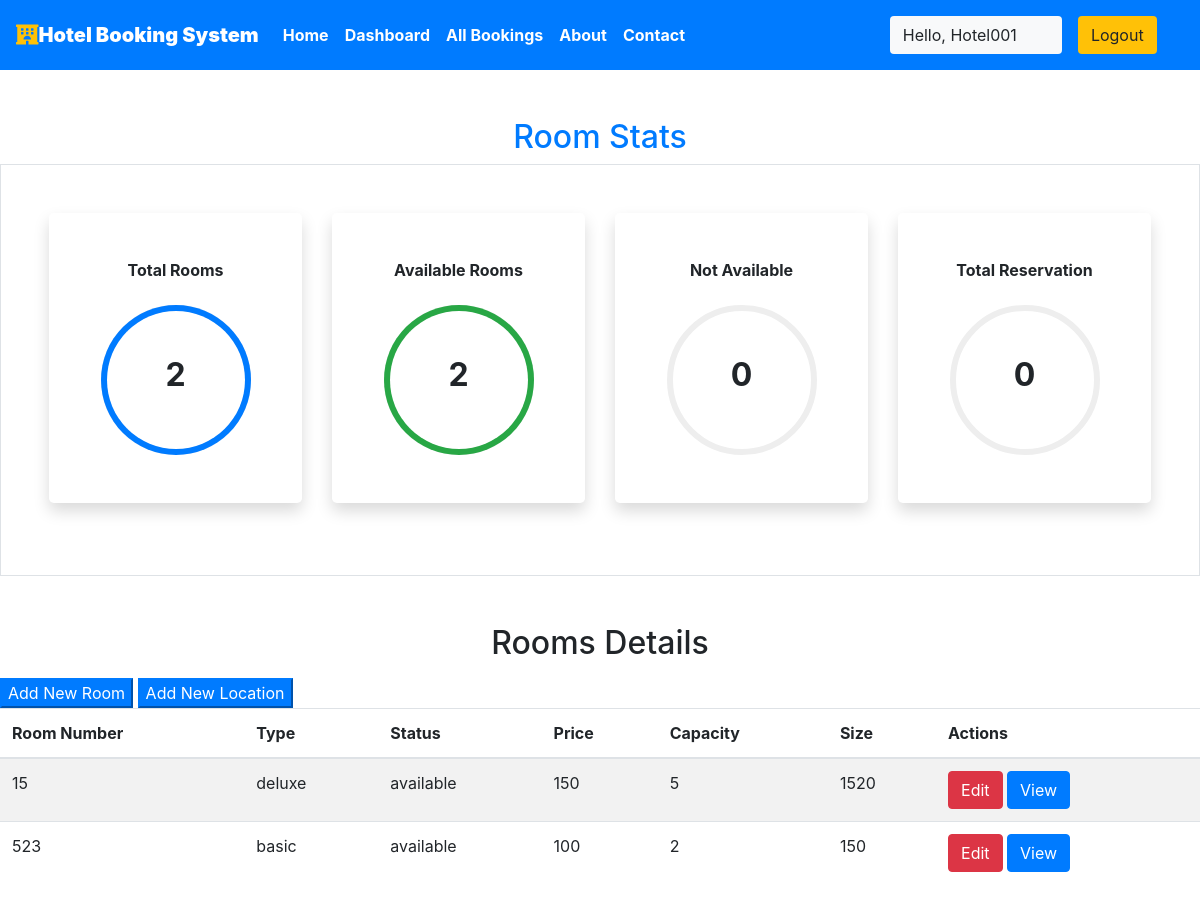
Page /staff/panel (signed in) on the committed database.
### HotelApp/models.py (models this page shows, shortened)
class Rooms(models.Model):
    ROOM_STATUS = (
    ("1", "available"),
    ("2", "not available"),
    )
    ROOM_TYPE = (
    ("1", "premium"),
    ("2", "deluxe"),
    ("3","basic"),
    )
    room_type = models.CharField(max_length=50,choices = ROOM_TYPE)
    capacity = models.IntegerField()
    price = models.IntegerField()
    size = models.IntegerField()
    hotel = models.ForeignKey(Hotels, on_delete = models.CASCADE)
    status = models.CharField(choices =ROOM_STATUS,max_length = 15)
    roomnumber = models.IntegerField()

### HotelApp/views.py (the view)
# urls.py: path('staff/panel', views.panel,name="staffpanel"),
@login_required(login_url='/staff')
def panel(request):
    if request.user.is_staff == False:
        return HttpResponse('Access Denied')
    rooms = Rooms.objects.all()
    total_rooms = len(rooms)
    available_rooms = len(Rooms.objects.all().filter(status='1'))
    unavailable_rooms = len(Rooms.objects.all().filter(status='2'))
    reserved = len(Reservation.objects.all())
    hotel = Hotels.objects.values_list('location','id').distinct().order_by()
    response = render(request,'staff/panel.html',{'location':hotel,'reserved':reserved,'rooms':rooms,'total_rooms':total_rooms,'available':available_rooms,'unavailable':unavailable_rooms})
    return HttpResponse(response)

### HotelApp/templatetags/app_tags.py (called while the page is built)
@register.filter
def percentage(value1,value2=100):
    return int(value1)/int(value2)*100

### templates/staff/panel.html (shortened to what this page needs)
{% extends 'basic.html' %} {% block title %} staff panel {% endblock title %}  {% block body %}
<section class="my-5 ">
    {%load app_tags%}
    <h2 class="text-center text-primary">Room Stats</h2>
    <div class="container-fluid px-5 py-5 border">
        <div class="row">
            <div class="col-xl-3 col-lg-6 col-sm-12 mb-4 ">
                <div class="bg-white rounded-lg p-5 shadow">
                    <h2 class="h6 font-weight-bold text-center mb-4">Total Rooms</h2>
                    <div class="progress mx-auto" data-value={{ total_rooms|percentage:total_rooms}}>
                        <span class="progress-left">
                                    <span class="progress-bar border-primary"></span>
                        </span>
                        <span class="progress-right">
                                    <span class="progress-bar border-primary"></span>
                        </span>
                        <div class="progress-value w-100 h-100 rounded-circle d-flex align-items-center justify-content-center">
                            <div class="h2 font-weight-bold">{{ total_rooms}}</div>
                        </div>
                    </div>
                </div>
            </div>
            <div class="col-xl-3 col-lg-6 col-sm-12 mb-4">
                <div class="bg-white rounded-lg p-5 shadow">
                    <h2 class="h6 font-weight-bold text-center mb-4">Available Rooms</h2>
                    <div class="progress mx-auto" data-value={{ available|percentage:total_rooms}}>
                        <span class="progress-left">
                                    <span class="progress-bar border-success"></span>
                        </span>
                        <span class="progress-right">
                                    <span class="progress-bar border-success"></span>
                        </span>
                        <div class="progress-value w-100 h-100 rounded-circle d-flex align-items-center justify-content-center">
                            <div class="h2 font-weight-bold">{{ available}}</div>
                        </div>
                    </div>
                </div>
            </div>
            <div class="col-xl-3 col-lg-6 col-sm-12 mb-4">
                <div class="bg-white rounded-lg p-5 shadow">
                    <h2 class="h6 font-weight-bold text-center mb-4">Not Available</h2>
                    <div class="progress mx-auto" data-value={{ unavailable|percentage:total_rooms}}>
                        <span class="progress-left">
                        </span>
                        <span class="progress-right">
                        </span>
                        <div class="progress-value w-100 h-100 rounded-circle d-flex align-items-center justify-content-center">
                            <div class="h2 font-weight-bold">{{ unavailable}}</div>
                        </div>
                    </div>
                </div>
            </div>
            <div class="col-xl-3 col-lg-6 col-sm-12 mb-4">
                <div class="bg-white rounded-lg p-5 shadow">
                    <h2 class="h6 font-weight-bold text-center mb-4">Total Reservation</h2>
                    <div class="progress mx-auto" data-value={{reserved |percentage:total_rooms}}>
                        <span class="progress-left">
                        </span>
                        <span class="progress-right">
                        </span>
                        <div class="progress-value w-100 h-100 rounded-circle d-flex align-items-center justify-content-center">
                            <div class="h2 font-weight-bold">{{reserved}}</div>
                        </div>
                    </div>
                </div>
            </div>
        </div>
    </div>
</section>
<h2 class="text-center pb-2">Rooms Details</h2>
<Button class="btn-group btn-primary" data-toggle="modal" data-target="#newroom">Add New Room</Button>
<Button class="btn-group btn-primary " data-toggle="modal" data-target="#newlocation">Add New Location</Button>
<table class="table table-striped  ">
    <thead>
        <th>Room Number</th>
        <th>Type</th>
        <th>Status</th>
        <th>Price</th>
        <th>Capacity</th>
        <th>Size</th>
        <th colspan="2">Actions</th>
    </thead>
    {% if rooms %} {% for each_room in rooms %}
    <tr>
        <td>{{each_room.roomnumber}}</td>
        <td>{{each_room.get_room_type_display}}</td>
        <td>{{each_room.get_status_display}}</td>
        <td>{{each_room.price}}</td>
        <td>{{each_room.capacity}}</td>
        <td>{{each_room.size}}</td>
        <td colspan="2">
            <a href="/staff/panel/edit-room?roomid={{each_room.id}}"><Button class="btn btn-danger">Edit</Button></a>
            <a href="/staff/panel/view-room?roomid={{each_room.id}}"><Button class="btn btn-primary">View</Button></a>
        </td>
    </tr>
    {% endfor %} {% endif %}
</table>
{% endblock body %}

### templates/basic.html (shortened to what this page needs)
{% load static %}
<!DOCTYPE html>
<!DOCTYPE html>
<html lang="en">
<head>
    <link rel="stylesheet" href="https://use.fontawesome.com/releases/v5.7.0/css/all.css">
    <link rel="stylesheet" href="{% static 'bootstrap\bootstrap.css' %}">
    <link rel="stylesheet" href="https://maxcdn.bootstrapcdn.com/bootstrap/4.5.0/css/bootstrap.min.css" >
</head>
<body style="dbackground-image: url('https://source.unsplash.com/random');height: 100%;">
    <div class="container-fluid px-0">
        <nav class="navbar navbar-expand-lg navbar-dark bg-primary font-weight-bold">
            <a class="navbar-brand text-bold bg-black " href="/"><i class="fas fa-hotel text-warning"></i><b>Hotel Booking System</b></a>
            <div class="collapse navbar-collapse " id="navbarSupportedContent">
                <ul class="navbar-nav mr-auto ">
                    <li class="nav-item active">
                        <a class="nav-link text-bold " href="/home"> Home</a>
                    </li>
                    {% if user.is_staff %}
                    <li class="nav-item active">
                        <a class="nav-link text-bold" href="/staff/panel">Dashboard </a>
                    </li>
                    {% elif user.is_staff == False and user.is_authenticated %}
                    <li class="nav-item active">
                            <a class="nav-link text-bold" href="/user/bookings">My Bookings </a>
                        </li>
                    {% endif %}
                    {% if user.is_staff %}
                    <li class="nav-item active">
                            <a class="nav-link text-bold" href="/staff/allbookings">All Bookings </a>
                        </li>
                    {% endif %}
                    <li class="nav-item active">
                        <a class="nav-link text-bold" href="/about">About</a>
                    </li>
                    <li class="nav-item active">
                        <a class="nav-link text-bold" href="/contact">Contact </a>
                    </li>
                </ul>
                {% if user.is_authenticated %}
                      <button class="btn btn-group bg-light" data-toggle="modal" data-target="#forlogin">
                       Hello, {{request.user}}
                       <a href="/logout" class="nav-link">
                    <button class="btn btn-group bg-warning" data-toggle="modal" data-target="#forlogin">
                        Logout
                    </button></a>&nbsp; &nbsp;
                    </button>
                {% endif %}
            </div>
        </nav>
    </div>
    {% block body %}
    {% endblock body %}
</body>
</html>

### templates/staff/panel.html (style rules this page uses)
.progress { width: 150px; height: 150px; background: none; position: relative; }
.progress::after { content: ""; width: 100%; height: 100%; border-radius: 50%; border: 6px solid #eee; position: absolute; top: 0; left: 0; }
.progress>span { width: 50%; height: 100%; overflow: hidden; position: absolute; top: 0; z-index: 1; }
.progress .progress-left { left: 0; }
.progress .progress-bar { width: 100%; height: 100%; background: none; border-width: 6px; border-style: solid; position: absolute; top: 0; }
.progress .progress-left .progress-bar { left: 100%; border-top-right-radius: 80px; border-bottom-right-radius: 80px; border-left: 0; -webkit-transform-origin: center left; transform-origin: center left; }
.progress .progress-right { right: 0; }
.progress .progress-right .progress-bar { left: -100%; border-top-left-radius: 80px; border-bottom-left-radius: 80px; border-right: 0; -webkit-transform-origin: center right; transform-origin: center right; }
.progress .progress-value { position: absolute; top: 0; left: 0; }
body { min-height: 100vh; }
.rounded-lg { border-radius: 1rem; }

### templates/basic.html (style rules this page uses)
a { text-decoration: none; }

### rows in the picture
Rooms: roomnumber "15", room_type "deluxe", status "available", price "150", capacity "5", size "1520"
Rooms: roomnumber "523", room_type "basic", status "available", price "100", capacity "2", size "150"

### other values in the picture
{{ request.user }} "Hotel001"
{{ total_rooms }} "2"
{{ available }} "2"
{{ unavailable }} "0"
{{ reserved }} "0"
